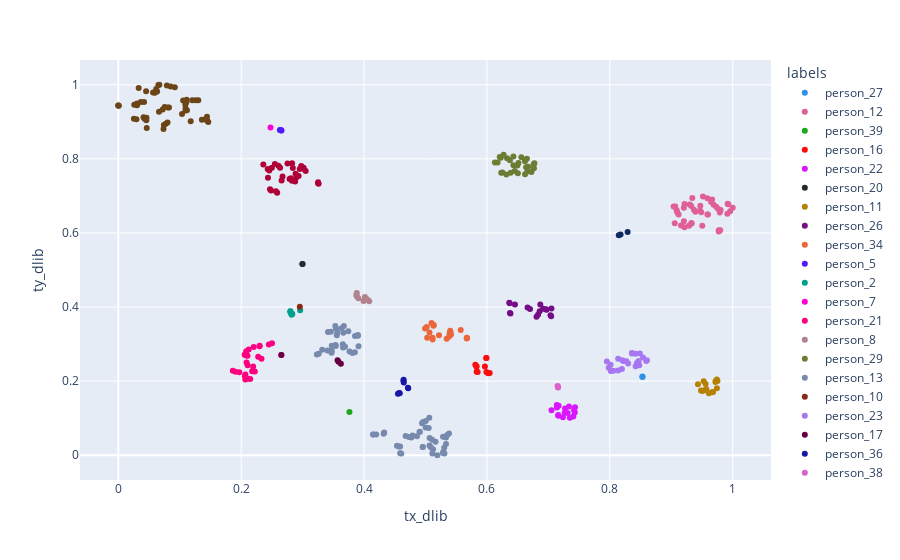

This figure's notebook cell:
### Code cell
fig = px.scatter(df, x="tx_dlib", y="ty_dlib", color="labels", color_discrete_sequence=px.colors.qualitative.Dark24, hover_data=["index","labels", "path","alignment_error"])
fig.show()

### Figure 1 — Plotly figure (JSON) as saved in the notebook; plotly's stock layout.template omitted (floating-point values rounded to 4 significant figures; data arrays with more than 128 entries replaced by an {"elided": "..."} marker saying what was removed)
{"data": [{"customdata": [[14, "person_27", "in/person_27/943.jpg", 2.981], [35, "person_27", "in/person_27/951.jpg", 7.899]], "hovertemplate": "labels=%{customdata[1]}<br>tx_dlib=%{x}<br>ty_dlib=%{y}<br>index=%{customdata[0]}<br>path=%{customdata[2]}<br>alignment_error=%{customdata[3]}<extra></extra>", "legendgroup": "person_27", "marker": {"color": "#2E91E5", "symbol": "circle"}, "mode": "markers", "name": "person_27", "orientation": "v", "showlegend": true, "type": "scatter", "x": [0.8531, 0.8531], "xaxis": "x", "y": [0.2127, 0.2109], "yaxis": "y"}, {"customdata": {"elided": "42x4 mixed values"}, "hovertemplate": "labels=%{customdata[1]}<br>tx_dlib=%{x}<br>ty_dlib=%{y}<br>index=%{customdata[0]}<br>path=%{customdata[2]}<br>alignment_error=%{customdata[3]}<extra></extra>", "legendgroup": "person_12", "marker": {"color": "#E15F99", "symbol": "circle"}, "mode": "markers", "name": "person_12", "orientation": "v", "showlegend": true, "type": "scatter", "x": [0.9587, 0.9797, 0.916, 0.9057, 0.9342, 0.9394, 0.9516, 0.9929, 0.9333, 0.9469, 0.9597, 0.9097, 0.9216, 0.979, 0.9065, 0.9918, 0.969, 0.9665, 0.9288, 0.9369, 0.9088, 0.9773, 0.9958, 0.9326, 0.9489, 0.9206, 0.9205, 0.9119, 0.9761, 0.9301, 0.9326, 0.9473, 0.9731, 0.9589, 0.9912, 0.9215, 1, 0.9037, 0.9649, 0.9505, 0.9773, 0.9803], "xaxis": "x", "y": [0.6938, 0.6073, 0.6202, 0.6264, 0.6941, 0.6575, 0.6981, 0.6777, 0.6255, 0.6607, 0.6496, 0.6561, 0.6783, 0.6553, 0.6712, 0.6789, 0.6762, 0.69, 0.6194, 0.6623, 0.661, 0.6074, 0.6589, 0.6728, 0.6558, 0.6317, 0.6683, 0.6495, 0.665, 0.6771, 0.6266, 0.6737, 0.671, 0.6499, 0.6521, 0.6151, 0.6681, 0.6711, 0.6834, 0.6194, 0.6041, 0.6618], "yaxis": "y"}, {"customdata": [[111, "person_39", "in/person_39/1402.jpg", 5.445]], "hovertemplate": "labels=%{customdata[1]}<br>tx_dlib=%{x}<br>ty_dlib=%{y}<br>index=%{customdata[0]}<br>path=%{customdata[2]}<br>alignment_error=%{customdata[3]}<extra></extra>", "legendgroup": "person_39", "marker": {"color": "#1CA71C", "symbol": "circle"}, "mode": "markers", "name": "person_39", "orientation": "v", "showlegend": true, "type": "scatter", "x": [0.3762], "xaxis": "x", "y": [0.1167], "yaxis": "y"}, {"customdata": [[112, "person_16", "in/person_16/590.jpg", 4.348], [113, "person_16", "in/person_16/654.jpg", 6.338], [120, "person_16", "in/person_16/646.jpg", 1.409], [125, "person_16", "in/person_16/577.jpg", 1.578], [126, "person_16", "in/person_16/539.jpg", 3.548], [128, "person_16", "in/person_16/597.jpg", 3.753], [130, "person_16", "in/person_16/1055.jpg", 9.696], [132, "person_16", "in/person_16/1046.jpg", 8.43], [134, "person_16", "in/person_16/559.jpg", 1.676], [135, "person_16", "in/person_16/634.jpg", 4.475], [136, "person_16", "in/person_16/564.jpg", 2.423]], "hovertemplate": "labels=%{customdata[1]}<br>tx_dlib=%{x}<br>ty_dlib=%{y}<br>index=%{customdata[0]}<br>path=%{customdata[2]}<br>alignment_error=%{customdata[3]}<extra></extra>", "legendgroup": "person_16", "marker": {"color": "#FB0D0D", "symbol": "circle"}, "mode": "markers", "name": "person_16", "orientation": "v", "showlegend": true, "type": "scatter", "x": [0.5833, 0.6045, 0.6018, 0.583, 0.5967, 0.5849, 0.5988, 0.5993, 0.5811, 0.5991, 0.583], "xaxis": "x", "y": [0.2253, 0.222, 0.2217, 0.2387, 0.2395, 0.2249, 0.2624, 0.2626, 0.2444, 0.2245, 0.2408], "yaxis": "y"}, {"customdata": [[144, "person_22", "in/person_22/888.jpg", 5.907], [145, "person_22", "in/person_22/822.jpg", 9.806], [146, "person_22", "in/person_22/866.jpg", 7.965], [151, "person_22", "in/person_22/938.jpg", 7.36], [152, "person_22", "in/person_22/802.jpg", 5.914], [157, "person_22", "in/person_22/879.jpg", 7.742], [158, "person_22", "in/person_22/846.jpg", 9.115], [159, "person_22", "in/person_22/794.jpg", 4.565], [160, "person_22", "in/person_22/904.jpg", 3.36], [163, "person_22", "in/person_22/814.jpg", 6.822], [164, "person_22", "in/person_22/924.jpg", 6.612], [165, "person_22", "in/person_22/783.jpg", 4.944], [166, "person_22", "in/person_22/913.jpg", 4.574], [171, "person_22", "in/person_22/779.jpg", 3.606], [173, "person_22", "in/person_22/771.jpg", 7.112], [176, "person_22", "in/person_22/857.jpg", 8.822]], "hovertemplate": "labels=%{customdata[1]}<br>tx_dlib=%{x}<br>ty_dlib=%{y}<br>index=%{customdata[0]}<br>path=%{customdata[2]}<br>alignment_error=%{customdata[3]}<extra></extra>", "legendgroup": "person_22", "marker": {"color": "#DA16FF", "symbol": "circle"}, "mode": "markers", "name": "person_22", "orientation": "v", "showlegend": true, "type": "scatter", "x": [0.735, 0.7271, 0.7236, 0.7167, 0.7433, 0.7406, 0.7161, 0.7417, 0.7051, 0.7335, 0.7137, 0.743, 0.714, 0.7312, 0.7265, 0.716], "xaxis": "x", "y": [0.101, 0.1261, 0.1028, 0.1337, 0.1297, 0.1045, 0.1069, 0.1213, 0.1214, 0.1313, 0.1356, 0.1155, 0.1287, 0.1143, 0.1146, 0.1088], "yaxis": "y"}, {"customdata": [[179, "person_20", "in/person_20/721.jpg", 8.078], [184, "person_20", "in/person_20/740.jpg", 8.915]], "hovertemplate": "labels=%{customdata[1]}<br>tx_dlib=%{x}<br>ty_dlib=%{y}<br>index=%{customdata[0]}<br>path=%{customdata[2]}<br>alignment_error=%{customdata[3]}<extra></extra>", "legendgroup": "person_20", "marker": {"color": "#222A2A", "symbol": "circle"}, "mode": "markers", "name": "person_20", "orientation": "v", "showlegend": true, "type": "scatter", "x": [0.2998, 0.2997], "xaxis": "x", "y": [0.5163, 0.5164], "yaxis": "y"}, {"customdata": [[191, "person_11", "in/person_11/484.jpg", -2.129], [192, "person_11", "in/person_11/499.jpg", 3.853], [193, "person_11", "in/person_11/490.jpg", 0.472], [194, "person_11", "in/person_11/414.jpg", 2.963], [195, "person_11", "in/person_11/428.jpg", 8.256], [196, "person_11", "in/person_11/426.jpg", 7.905], [197, "person_11", "in/person_11/417.jpg", 5.12], [198, "person_11", "in/person_11/422.jpg", 6.242], [199, "person_11", "in/person_11/431.jpg", 5.873], [200, "person_11", "in/person_11/413.jpg", 3.969], [201, "person_11", "in/person_11/477.jpg", 9.083], [202, "person_11", "in/person_11/481.jpg", 1.92], [203, "person_11", "in/person_11/496.jpg", 2.172], [204, "person_11", "in/person_11/424.jpg", 8.116], [205, "person_11", "in/person_11/404.jpg", 4.614]], "hovertemplate": "labels=%{customdata[1]}<br>tx_dlib=%{x}<br>ty_dlib=%{y}<br>index=%{customdata[0]}<br>path=%{customdata[2]}<br>alignment_error=%{customdata[3]}<extra></extra>", "legendgroup": "person_11", "marker": {"color": "#B68100", "symbol": "circle"}, "mode": "markers", "name": "person_11", "orientation": "v", "showlegend": true, "type": "scatter", "x": [0.9742, 0.9719, 0.9725, 0.9681, 0.9484, 0.9508, 0.9665, 0.9613, 0.9572, 0.9743, 0.9435, 0.9528, 0.9752, 0.9537, 0.9559], "xaxis": "x", "y": [0.2042, 0.1974, 0.2011, 0.171, 0.1746, 0.1735, 0.1702, 0.1676, 0.1778, 0.1811, 0.1915, 0.1997, 0.2003, 0.1757, 0.1924], "yaxis": "y"}, {"customdata": [[206, "person_26", "in/person_26/990.jpg", 5.538], [207, "person_26", "in/person_26/1102.jpg", 9.488], [209, "person_26", "in/person_26/1078.jpg", 9.529], [211, "person_26", "in/person_26/933.jpg", 5.619], [212, "person_26", "in/person_26/920.jpg", 7.529], [215, "person_26", "in/person_26/1006.jpg", 6.002], [218, "person_26", "in/person_26/1040.jpg", 6.326], [219, "person_26", "in/person_26/886.jpg", 7.029], [220, "person_26", "in/person_26/1052.jpg", 7.472], [221, "person_26", "in/person_26/1091.jpg", 7.71], [223, "person_26", "in/person_26/1027.jpg", 4.673], [224, "person_26", "in/person_26/959.jpg", 5.081], [226, "person_26", "in/person_26/1064.jpg", 7.954], [227, "person_26", "in/person_26/875.jpg", 6.723], [231, "person_26", "in/person_26/996.jpg", 6.079], [232, "person_26", "in/person_26/978.jpg", 5.598], [233, "person_26", "in/person_26/970.jpg", 7.357]], "hovertemplate": "labels=%{customdata[1]}<br>tx_dlib=%{x}<br>ty_dlib=%{y}<br>index=%{customdata[0]}<br>path=%{customdata[2]}<br>alignment_error=%{customdata[3]}<extra></extra>", "legendgroup": "person_26", "marker": {"color": "#750D86", "symbol": "circle"}, "mode": "markers", "name": "person_26", "orientation": "v", "showlegend": true, "type": "scatter", "x": [0.6961, 0.6383, 0.6372, 0.6832, 0.6807, 0.705, 0.6701, 0.7035, 0.6456, 0.6374, 0.6661, 0.6858, 0.6363, 0.7045, 0.697, 0.6915, 0.6868], "xaxis": "x", "y": [0.394, 0.3828, 0.4105, 0.3793, 0.3741, 0.3961, 0.3949, 0.3782, 0.4069, 0.3838, 0.3986, 0.389, 0.4119, 0.3749, 0.393, 0.3952, 0.4066], "yaxis": "y"}, {"customdata": [[236, "person_34", "in/person_34/1371.jpg", 8.737], [237, "person_34", "in/person_34/1281.jpg", 4.262], [238, "person_34", "in/person_34/1359.jpg", 6.079], [239, "person_34", "in/person_34/1322.jpg", 9.196], [241, "person_34", "in/person_34/1314.jpg", 7.552], [242, "person_34", "in/person_34/1405.jpg", 9.975], [243, "person_34", "in/person_34/1334.jpg", 9.325], [244, "person_34", "in/person_34/1259.jpg", 6.397], [248, "person_34", "in/person_34/1363.jpg", 7.019], [249, "person_34", "in/person_34/1354.jpg", 5.374], [250, "person_34", "in/person_34/1266.jpg", 5.558], [251, "person_34", "in/person_34/1308.jpg", 5.399], [253, "person_34", "in/person_34/1292.jpg", 5.056], [254, "person_34", "in/person_34/1286.jpg", 3.795], [259, "person_34", "in/person_34/1349.jpg", 5.651], [260, "person_34", "in/person_34/1300.jpg", 5.42], [261, "person_34", "in/person_34/1367.jpg", 7.124], [263, "person_34", "in/person_34/1273.jpg", 4.59], [266, "person_34", "in/person_34/1338.jpg", 9.135], [267, "person_34", "in/person_34/1344.jpg", 7.184]], "hovertemplate": "labels=%{customdata[1]}<br>tx_dlib=%{x}<br>ty_dlib=%{y}<br>index=%{customdata[0]}<br>path=%{customdata[2]}<br>alignment_error=%{customdata[3]}<extra></extra>", "legendgroup": "person_34", "marker": {"color": "#EB663B", "symbol": "circle"}, "mode": "markers", "name": "person_34", "orientation": "v", "showlegend": true, "type": "scatter", "x": [0.5672, 0.502, 0.5416, 0.5219, 0.5114, 0.5573, 0.5345, 0.513, 0.5672, 0.5404, 0.5134, 0.5116, 0.5065, 0.4992, 0.5402, 0.5027, 0.5675, 0.5098, 0.5386, 0.5392], "xaxis": "x", "y": [0.3174, 0.3459, 0.3256, 0.3236, 0.3174, 0.338, 0.3144, 0.3494, 0.3149, 0.3338, 0.3516, 0.3124, 0.3312, 0.3424, 0.336, 0.3171, 0.3162, 0.357, 0.3207, 0.3287], "yaxis": "y"}, {"customdata": [[269, "person_5", "in/person_5/211.jpg", 8.652], [270, "person_5", "in/person_5/212.jpg", 8.952], [271, "person_5", "in/person_5/216.jpg", 8.336], [272, "person_5", "in/person_5/207.jpg", 6.993]], "hovertemplate": "labels=%{customdata[1]}<br>tx_dlib=%{x}<br>ty_dlib=%{y}<br>index=%{customdata[0]}<br>path=%{customdata[2]}<br>alignment_error=%{customdata[3]}<extra></extra>", "legendgroup": "person_5", "marker": {"color": "#511CFB", "symbol": "circle"}, "mode": "markers", "name": "person_5", "orientation": "v", "showlegend": true, "type": "scatter", "x": [0.265, 0.2643, 0.263, 0.2656], "xaxis": "x", "y": [0.8773, 0.8773, 0.8778, 0.8767], "yaxis": "y"}, {"customdata": [[275, "person_2", "in/person_2/28.jpg", 9.103], [277, "person_2", "in/person_2/32.jpg", 9.472], [278, "person_2", "in/person_2/21.jpg", 6.506], [285, "person_2", "in/person_2/23.jpg", 8.448], [295, "person_2", "in/person_2/26.jpg", 8.296], [297, "person_2", "in/person_2/22.jpg", 7.288]], "hovertemplate": "labels=%{customdata[1]}<br>tx_dlib=%{x}<br>ty_dlib=%{y}<br>index=%{customdata[0]}<br>path=%{customdata[2]}<br>alignment_error=%{customdata[3]}<extra></extra>", "legendgroup": "person_2", "marker": {"color": "#00A08B", "symbol": "circle"}, "mode": "markers", "name": "person_2", "orientation": "v", "showlegend": true, "type": "scatter", "x": [0.2801, 0.296, 0.2833, 0.2804, 0.28, 0.282], "xaxis": "x", "y": [0.3878, 0.3911, 0.381, 0.3846, 0.3886, 0.3795], "yaxis": "y"}, {"customdata": [[300, "person_7", "in/person_7/245.jpg", 7.762]], "hovertemplate": "labels=%{customdata[1]}<br>tx_dlib=%{x}<br>ty_dlib=%{y}<br>index=%{customdata[0]}<br>path=%{customdata[2]}<br>alignment_error=%{customdata[3]}<extra></extra>", "legendgroup": "person_7", "marker": {"color": "#FB00D1", "symbol": "circle"}, "mode": "markers", "name": "person_7", "orientation": "v", "showlegend": true, "type": "scatter", "x": [0.2477], "xaxis": "x", "y": [0.8848], "yaxis": "y"}, {"customdata": [[317, "person_21", "in/person_21/728.jpg", 8.927], [318, "person_21", "in/person_21/910.jpg", 4.176], [319, "person_21", "in/person_21/769.jpg", 3.079], [320, "person_21", "in/person_21/817.jpg", 9.214], [321, "person_21", "in/person_21/864.jpg", 5.941], [322, "person_21", "in/person_21/834.jpg", -1.011], [323, "person_21", "in/person_21/820.jpg", 0.6153], [324, "person_21", "in/person_21/952.jpg", 4.455], [326, "person_21", "in/person_21/878.jpg", 7.097], [327, "person_21", "in/person_21/811.jpg", 0.9157], [328, "person_21", "in/person_21/891.jpg", 5.465], [329, "person_21", "in/person_21/858.jpg", 6.001], [330, "person_21", "in/person_21/764.jpg", 5.296], [331, "person_21", "in/person_21/901.jpg", 4.809], [332, "person_21", "in/person_21/936.jpg", 2.9], [333, "person_21", "in/person_21/791.jpg", 1.134], [334, "person_21", "in/person_21/963.jpg", 5.802], [335, "person_21", "in/person_21/804.jpg", 2.441], [337, "person_21", "in/person_21/777.jpg", -0.264], [338, "person_21", "in/person_21/842.jpg", 3.563], [339, "person_21", "in/person_21/785.jpg", 0.8552], [340, "person_21", "in/person_21/739.jpg", 7.731], [341, "person_21", "in/person_21/946.jpg", 3.407], [343, "person_21", "in/person_21/972.jpg", 7.056], [344, "person_21", "in/person_21/925.jpg", 4.935], [345, "person_21", "in/person_21/755.jpg", 3.611]], "hovertemplate": "labels=%{customdata[1]}<br>tx_dlib=%{x}<br>ty_dlib=%{y}<br>index=%{customdata[0]}<br>path=%{customdata[2]}<br>alignment_error=%{customdata[3]}<extra></extra>", "legendgroup": "person_21", "marker": {"color": "#FC0080", "symbol": "circle"}, "mode": "markers", "name": "person_21", "orientation": "v", "showlegend": true, "type": "scatter", "x": [0.2502, 0.2101, 0.2203, 0.2651, 0.2195, 0.2331, 0.2277, 0.1969, 0.2222, 0.2103, 0.2178, 0.2105, 0.23, 0.2068, 0.2059, 0.2056, 0.1907, 0.2083, 0.2122, 0.2088, 0.2083, 0.245, 0.2068, 0.1864, 0.2147, 0.2298], "xaxis": "x", "y": [0.3022, 0.2072, 0.2919, 0.2705, 0.2395, 0.2603, 0.2659, 0.2238, 0.2261, 0.2686, 0.2268, 0.2426, 0.2954, 0.2041, 0.2133, 0.271, 0.2253, 0.2695, 0.2853, 0.2504, 0.2806, 0.2987, 0.2182, 0.2277, 0.206, 0.2944], "yaxis": "y"}, {"customdata": [[347, "person_8", "in/person_8/265.jpg", 8.555], [349, "person_8", "in/person_8/277.jpg", 7.011], [350, "person_8", "in/person_8/252.jpg", 8.87], [351, "person_8", "in/person_8/267.jpg", 5.243], [352, "person_8", "in/person_8/270.jpg", 3.798], [355, "person_8", "in/person_8/273.jpg", 5.165], [359, "person_8", "in/person_8/262.jpg", 8.489], [360, "person_8", "in/person_8/259.jpg", 7.567], [361, "person_8", "in/person_8/255.jpg", 8.306]], "hovertemplate": "labels=%{customdata[1]}<br>tx_dlib=%{x}<br>ty_dlib=%{y}<br>index=%{customdata[0]}<br>path=%{customdata[2]}<br>alignment_error=%{customdata[3]}<extra></extra>", "legendgroup": "person_8", "marker": {"color": "#B2828D", "symbol": "circle"}, "mode": "markers", "name": "person_8", "orientation": "v", "showlegend": true, "type": "scatter", "x": [0.3991, 0.3882, 0.4083, 0.3908, 0.3883, 0.3874, 0.4033, 0.4014, 0.4058], "xaxis": "x", "y": [0.4162, 0.438, 0.4154, 0.4236, 0.4287, 0.4326, 0.4231, 0.4274, 0.4195], "yaxis": "y"}, {"customdata": [[362, "person_29", "in/person_29/1180.jpg", 5.453], [363, "person_29", "in/person_29/1105.jpg", 2.932], [364, "person_29", "in/person_29/1120.jpg", 2.129], [365, "person_29", "in/person_29/1033.jpg", -0.5017], [366, "person_29", "in/person_29/1043.jpg", 0.2305], [367, "person_29", "in/person_29/1227.jpg", 9.337], [368, "person_29", "in/person_29/984.jpg", 5.317], [369, "person_29", "in/person_29/939.jpg", 1.761], [370, "person_29", "in/person_29/1168.jpg", 4.191], [372, "person_29", "in/person_29/1218.jpg", 9.655], [375, "person_29", "in/person_29/1056.jpg", 1.573], [377, "person_29", "in/person_29/1023.jpg", 0.7125], [381, "person_29", "in/person_29/1132.jpg", 2.899], [383, "person_29", "in/person_29/1197.jpg", 9.398], [384, "person_29", "in/person_29/929.jpg", 0.9815], [385, "person_29", "in/person_29/1081.jpg", 4.77], [386, "person_29", "in/person_29/1093.jpg", 2.685], [387, "person_29", "in/person_29/1001.jpg", 2.565], [388, "person_29", "in/person_29/1068.jpg", 1.978], [389, "person_29", "in/person_29/975.jpg", 4.778], [390, "person_29", "in/person_29/1145.jpg", 2.827], [391, "person_29", "in/person_29/1012.jpg", 1.4], [392, "person_29", "in/person_29/991.jpg", 3.698], [393, "person_29", "in/person_29/1158.jpg", 4.073], [394, "person_29", "in/person_29/1189.jpg", 8.403], [395, "person_29", "in/person_29/955.jpg", 3.723], [397, "person_29", "in/person_29/965.jpg", 3.925], [398, "person_29", "in/person_29/1209.jpg", 9.111]], "hovertemplate": "labels=%{customdata[1]}<br>tx_dlib=%{x}<br>ty_dlib=%{y}<br>index=%{customdata[0]}<br>path=%{customdata[2]}<br>alignment_error=%{customdata[3]}<extra></extra>", "legendgroup": "person_29", "marker": {"color": "#6C7C32", "symbol": "circle"}, "mode": "markers", "name": "person_29", "orientation": "v", "showlegend": true, "type": "scatter", "x": [0.6503, 0.667, 0.6638, 0.6619, 0.6513, 0.6233, 0.6328, 0.613, 0.6621, 0.6252, 0.6431, 0.6651, 0.6765, 0.6386, 0.6173, 0.6772, 0.6759, 0.6431, 0.6495, 0.6225, 0.6659, 0.6561, 0.6373, 0.6724, 0.6453, 0.6272, 0.6208, 0.6317], "xaxis": "x", "y": [0.7612, 0.7788, 0.7771, 0.7937, 0.7891, 0.7627, 0.8017, 0.79, 0.7586, 0.7634, 0.783, 0.8003, 0.7747, 0.7624, 0.7903, 0.7882, 0.7848, 0.8061, 0.7817, 0.8028, 0.7657, 0.8042, 0.7963, 0.7648, 0.767, 0.8109, 0.8051, 0.758], "yaxis": "y"}, {"customdata": {"elided": "71x4 mixed values"}, "hovertemplate": "labels=%{customdata[1]}<br>tx_dlib=%{x}<br>ty_dlib=%{y}<br>index=%{customdata[0]}<br>path=%{customdata[2]}<br>alignment_error=%{customdata[3]}<extra></extra>", "legendgroup": "person_13", "marker": {"color": "#778AAE", "symbol": "circle"}, "mode": "markers", "name": "person_13", "orientation": "v", "showlegend": true, "type": "scatter", "x": [0.5333, 0.4943, 0.385, 0.3634, 0.4328, 0.5333, 0.5164, 0.3475, 0.4151, 0.4861, 0.4198, 0.5001, 0.3564, 0.3471, 0.5112, 0.4145, 0.3263, 0.3537, 0.4588, 0.5193, 0.391, 0.4564, 0.5383, 0.4587, 0.4733, 0.5304, 0.4536, 0.3662, 0.3412, 0.4902, 0.3319, 0.5354, 0.4606, 0.5052, 0.5065, 0.3556, 0.3658, 0.3232, 0.3474, 0.4319, 0.3744, 0.5062, 0.5284, 0.5291, 0.3539, 0.39, 0.3764, 0.3852, 0.5109, 0.4788, 0.4907, 0.477, 0.3898, 0.4677, 0.5308, 0.5285, 0.5123, 0.3532, 0.5067, 0.3809, 0.346, 0.5003, 0.4955, 0.4956, 0.3655, 0.4959, 0.3672, 0.3543, 0.3404, 0.3691, 0.5086], "xaxis": "x", "y": [0.03058, 0.08628, 0.2781, 0.343, 0.06107, 0.04785, 0.03612, 0.2824, 0.05598, 0.05131, 0.05589, 0.07519, 0.3304, 0.277, 0.004839, 0.05604, 0.2742, 0.2977, 0.005683, 0, 0.2945, 0.02332, 0.05837, 0.02348, 0.04907, 0.02057, 0.02542, 0.3303, 0.3327, 0.06281, 0.2847, 0.05455, 0.004456, 0.07347, 0.02623, 0.3241, 0.2906, 0.2719, 0.2952, 0.05814, 0.3348, 0.1014, 0.006403, 0.009468, 0.2952, 0.3224, 0.2798, 0.3218, 0.04209, 0.053, 0.06325, 0.04782, 0.3243, 0.05205, 0.004691, 0.05012, 0.0163, 0.3489, 0.04657, 0.2761, 0.3333, 0.09252, 0.02215, 0.0221, 0.2996, 0.08971, 0.3492, 0.342, 0.2825, 0.2931, 0.02159], "yaxis": "y"}, {"customdata": [[515, "person_10", "in/person_10/940.jpg", 8.463]], "hovertemplate": "labels=%{customdata[1]}<br>tx_dlib=%{x}<br>ty_dlib=%{y}<br>index=%{customdata[0]}<br>path=%{customdata[2]}<br>alignment_error=%{customdata[3]}<extra></extra>", "legendgroup": "person_10", "marker": {"color": "#862A16", "symbol": "circle"}, "mode": "markers", "name": "person_10", "orientation": "v", "showlegend": true, "type": "scatter", "x": [0.2955], "xaxis": "x", "y": [0.4005], "yaxis": "y"}, {"customdata": [[535, "person_23", "in/person_23/934.jpg", 5.426], [536, "person_23", "in/person_23/953.jpg", 8.162], [538, "person_23", "in/person_23/867.jpg", 3.937], [540, "person_23", "in/person_23/945.jpg", 8.005], [541, "person_23", "in/person_23/912.jpg", 4.202], [545, "person_23", "in/person_23/890.jpg", 5.532], [547, "person_23", "in/person_23/1035.jpg", 8.954], [548, "person_23", "in/person_23/923.jpg", 4.55], [549, "person_23", "in/person_23/1011.jpg", 9.136], [553, "person_23", "in/person_23/971.jpg", 9.531], [555, "person_23", "in/person_23/880.jpg", 5.291], [557, "person_23", "in/person_23/1057.jpg", 9.839], [560, "person_23", "in/person_23/992.jpg", 9.0], [561, "person_23", "in/person_23/835.jpg", 6.608], [563, "person_23", "in/person_23/825.jpg", 7.501], [565, "person_23", "in/person_23/855.jpg", 4.212], [568, "person_23", "in/person_23/1002.jpg", 9.29], [571, "person_23", "in/person_23/1044.jpg", 8.531], [573, "person_23", "in/person_23/845.jpg", 3.935], [574, "person_23", "in/person_23/981.jpg", 8.186], [576, "person_23", "in/person_23/961.jpg", 8.662], [577, "person_23", "in/person_23/905.jpg", 3.414], [580, "person_23", "in/person_23/1022.jpg", 8.879]], "hovertemplate": "labels=%{customdata[1]}<br>tx_dlib=%{x}<br>ty_dlib=%{y}<br>index=%{customdata[0]}<br>path=%{customdata[2]}<br>alignment_error=%{customdata[3]}<extra></extra>", "legendgroup": "person_23", "marker": {"color": "#A777F1", "symbol": "circle"}, "mode": "markers", "name": "person_23", "orientation": "v", "showlegend": true, "type": "scatter", "x": [0.827, 0.842, 0.8057, 0.8298, 0.8204, 0.8197, 0.8416, 0.8219, 0.8541, 0.8442, 0.8136, 0.8359, 0.8593, 0.8013, 0.7952, 0.8016, 0.8605, 0.8361, 0.7983, 0.8469, 0.848, 0.8135, 0.8489], "xaxis": "x", "y": [0.2536, 0.2401, 0.2278, 0.2475, 0.2567, 0.233, 0.2742, 0.2547, 0.2636, 0.2493, 0.2287, 0.2763, 0.2543, 0.2443, 0.253, 0.2277, 0.2562, 0.2744, 0.2365, 0.2544, 0.243, 0.2602, 0.2747], "yaxis": "y"}, {"customdata": [[582, "person_17", "in/person_17/596.jpg", 9.462], [592, "person_17", "in/person_17/603.jpg", 9.6], [596, "person_17", "in/person_17/552.jpg", 5.056], [597, "person_17", "in/person_17/588.jpg", 7.616]], "hovertemplate": "labels=%{customdata[1]}<br>tx_dlib=%{x}<br>ty_dlib=%{y}<br>index=%{customdata[0]}<br>path=%{customdata[2]}<br>alignment_error=%{customdata[3]}<extra></extra>", "legendgroup": "person_17", "marker": {"color": "#620042", "symbol": "circle"}, "mode": "markers", "name": "person_17", "orientation": "v", "showlegend": true, "type": "scatter", "x": [0.3584, 0.3569, 0.2655, 0.3622], "xaxis": "x", "y": [0.2525, 0.2565, 0.2708, 0.2471], "yaxis": "y"}, {"customdata": [[600, "person_36", "in/person_36/1375.jpg", 7.859], [601, "person_36", "in/person_36/1394.jpg", 9.547], [603, "person_36", "in/person_36/1410.jpg", 6.775], [605, "person_36", "in/person_36/1406.jpg", 8.98], [607, "person_36", "in/person_36/1373.jpg", 7.732], [608, "person_36", "in/person_36/1379.jpg", 5.385], [609, "person_36", "in/person_36/1388.jpg", 7.505], [610, "person_36", "in/person_36/1398.jpg", 9.234]], "hovertemplate": "labels=%{customdata[1]}<br>tx_dlib=%{x}<br>ty_dlib=%{y}<br>index=%{customdata[0]}<br>path=%{customdata[2]}<br>alignment_error=%{customdata[3]}<extra></extra>", "legendgroup": "person_36", "marker": {"color": "#1616A7", "symbol": "circle"}, "mode": "markers", "name": "person_36", "orientation": "v", "showlegend": true, "type": "scatter", "x": [0.4573, 0.4641, 0.4718, 0.4714, 0.4552, 0.458, 0.4644, 0.4647], "xaxis": "x", "y": [0.1679, 0.2014, 0.1807, 0.1819, 0.1662, 0.1675, 0.2037, 0.1967], "yaxis": "y"}, {"customdata": [[611, "person_38", "in/person_38/1407.jpg", 8.353], [612, "person_38", "in/person_38/1400.jpg", 8.733], [613, "person_38", "in/person_38/1411.jpg", 8.774]], "hovertemplate": "labels=%{customdata[1]}<br>tx_dlib=%{x}<br>ty_dlib=%{y}<br>index=%{customdata[0]}<br>path=%{customdata[2]}<br>alignment_error=%{customdata[3]}<extra></extra>", "legendgroup": "person_38", "marker": {"color": "#DA60CA", "symbol": "circle"}, "mode": "markers", "name": "person_38", "orientation": "v", "showlegend": true, "type": "scatter", "x": [0.7156, 0.715, 0.7158], "xaxis": "x", "y": [0.1856, 0.1869, 0.1831], "yaxis": "y"}, {"customdata": {"elided": "52x4 mixed values"}, "hovertemplate": "labels=%{customdata[1]}<br>tx_dlib=%{x}<br>ty_dlib=%{y}<br>index=%{customdata[0]}<br>path=%{customdata[2]}<br>alignment_error=%{customdata[3]}<extra></extra>", "legendgroup": "person_0", "marker": {"color": "#6C4516", "symbol": "circle"}, "mode": "markers", "name": "person_0", "orientation": "v", "showlegend": true, "type": "scatter", "x": [0.04107, 0.1178, 0.05657, 0.1037, 0.06625, 0.1447, 0.0366, 0.1302, 0.06683, 0.03314, 0.04272, 0.03058, 0.07726, 0.05953, 0.07417, 0.1095, 0.1113, 0.02538, 0.02601, 0.1259, 0.1443, 0.09199, 0.1203, 0.1095, 0.1092, 0.1416, 0.08512, 0.1107, 0.06168, 0.08014, 0.06312, 0.1117, 0.1361, 0.1464, 0.06523, 0.07361, 0.04559, 0.0007372, 0.08247, 0.07219, 0.07909, 0.1055, 2.567e-05, 0.04587, 0.08081, 0, 0.07544, 0.04195, 0.02956, 0.04528, 0.03038, 0.04627], "xaxis": "x", "y": [0.9124, 0.9013, 0.9792, 0.9214, 0.9271, 0.9026, 0.9533, 0.9579, 1, 0.9911, 0.9084, 0.9447, 0.8948, 0.9782, 0.8912, 0.9302, 0.9593, 0.9083, 0.9457, 0.9584, 0.9135, 0.993, 0.9585, 0.9356, 0.9463, 0.9066, 0.9952, 0.9526, 0.9886, 0.8982, 0.9819, 0.9315, 0.9059, 0.8991, 0.999, 0.8807, 0.9042, 0.9436, 0.9387, 0.9331, 0.9981, 0.9572, 0.9441, 0.9109, 0.9384, 0.9437, 0.9399, 0.9532, 0.9068, 0.9824, 0.9493, 0.883], "yaxis": "y"}, {"customdata": [[827, "person_14", "in/person_14/877.jpg", 5.515], [828, "person_14", "in/person_14/474.jpg", 7.757], [829, "person_14", "in/person_14/889.jpg", 7.978]], "hovertemplate": "labels=%{customdata[1]}<br>tx_dlib=%{x}<br>ty_dlib=%{y}<br>index=%{customdata[0]}<br>path=%{customdata[2]}<br>alignment_error=%{customdata[3]}<extra></extra>", "legendgroup": "person_14", "marker": {"color": "#0D2A63", "symbol": "circle"}, "mode": "markers", "name": "person_14", "orientation": "v", "showlegend": true, "type": "scatter", "x": [0.8175, 0.829, 0.8146], "xaxis": "x", "y": [0.5956, 0.6027, 0.594], "yaxis": "y"}, {"customdata": [[834, "person_19", "in/person_19/944.jpg", 5.242], [836, "person_19", "in/person_19/922.jpg", 7.773], [837, "person_19", "in/person_19/863.jpg", 2.135], [839, "person_19", "in/person_19/756.jpg", 6.812], [841, "person_19", "in/person_19/767.jpg", 4.117], [846, "person_19", "in/person_19/810.jpg", 5.39], [847, "person_19", "in/person_19/876.jpg", 2.873], [848, "person_19", "in/person_19/750.jpg", 7.056], [854, "person_19", "in/person_19/715.jpg", 5.562], [855, "person_19", "in/person_19/937.jpg", 4.929], [856, "person_19", "in/person_19/962.jpg", 1.488], [861, "person_19", "in/person_19/726.jpg", 5.694], [863, "person_19", "in/person_19/954.jpg", 5.461], [865, "person_19", "in/person_19/738.jpg", 5.714], [866, "person_19", "in/person_19/745.jpg", 4.975], [868, "person_19", "in/person_19/801.jpg", 6.26], [869, "person_19", "in/person_19/853.jpg", 2.556], [870, "person_19", "in/person_19/821.jpg", 3.351], [872, "person_19", "in/person_19/775.jpg", 7.343], [874, "person_19", "in/person_19/713.jpg", 6.489], [875, "person_19", "in/person_19/720.jpg", 5.696], [877, "person_19", "in/person_19/732.jpg", 6.269], [879, "person_19", "in/person_19/784.jpg", 7.165], [880, "person_19", "in/person_19/763.jpg", 7.161], [883, "person_19", "in/person_19/893.jpg", 6.918], [885, "person_19", "in/person_19/831.jpg", 3.076], [886, "person_19", "in/person_19/792.jpg", 7.233], [887, "person_19", "in/person_19/711.jpg", 9.789], [888, "person_19", "in/person_19/754.jpg", 9.722], [889, "person_19", "in/person_19/761.jpg", 4.983], [891, "person_19", "in/person_19/841.jpg", 2.667], [895, "person_19", "in/person_19/768.jpg", 7.491]], "hovertemplate": "labels=%{customdata[1]}<br>tx_dlib=%{x}<br>ty_dlib=%{y}<br>index=%{customdata[0]}<br>path=%{customdata[2]}<br>alignment_error=%{customdata[3]}<extra></extra>", "legendgroup": "person_19", "marker": {"color": "#AF0038", "symbol": "circle"}, "mode": "markers", "name": "person_19", "orientation": "v", "showlegend": true, "type": "scatter", "x": [0.2486, 0.2586, 0.2787, 0.284, 0.3252, 0.2935, 0.2673, 0.2829, 0.2457, 0.2566, 0.2436, 0.2549, 0.2469, 0.2633, 0.2754, 0.2885, 0.2808, 0.2898, 0.3017, 0.2432, 0.2499, 0.2606, 0.2954, 0.2978, 0.2658, 0.2878, 0.305, 0.236, 0.3252, 0.326, 0.2826, 0.2994], "xaxis": "x", "y": [0.7147, 0.7087, 0.7453, 0.7752, 0.737, 0.7536, 0.7521, 0.788, 0.7685, 0.7128, 0.7488, 0.7861, 0.7179, 0.7762, 0.7872, 0.7595, 0.7478, 0.7494, 0.7762, 0.7724, 0.7757, 0.7817, 0.7727, 0.7806, 0.7413, 0.7388, 0.7673, 0.7847, 0.7341, 0.7327, 0.7406, 0.7738], "yaxis": "y"}], "layout": {"legend": {"title": {"text": "labels"}, "tracegroupgap": 0}, "margin": {"t": 60}, "xaxis": {"anchor": "y", "domain": [0, 1], "title": {"text": "tx_dlib"}}, "yaxis": {"anchor": "x", "domain": [0, 1], "title": {"text": "ty_dlib"}}}}
